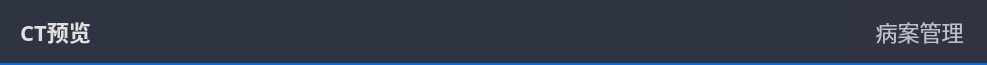
<?xml version="1.0" encoding="UTF-8"?>
<ui version="4.0">
 <class>SubToolBar</class>
 <widget class="QWidget" name="SubToolBar">
  <property name="geometry">
   <rect>
    <x>0</x>
    <y>0</y>
    <width>987</width>
    <height>65</height>
   </rect>
  </property>
  <property name="minimumSize">
   <size>
    <width>0</width>
    <height>65</height>
   </size>
  </property>
  <property name="maximumSize">
   <size>
    <width>16777215</width>
    <height>65</height>
   </size>
  </property>
  <property name="windowTitle">
   <string>Form</string>
  </property>
  <property name="styleSheet">
   <string notr="true">#label_tha
{
font-size: 22px;
font-family: Microsoft YaHei;
font-weight: bold;
color: #E0E0E1;
line-height: 45px;
}
#SubToolBar
{
background: #2F3443;
border:none;
border-bottom:2px solid #1269D3;
}
#pushButton_open,#pushButton_mark,#pushButton_measure,#pushButton_segment,#pushButton_extractMesh{
background:#313343;
border:none;
font-size: 22px;
font-family: &quot;思源黑体 CN Bold&quot;;
color: #BBC1CA;
}
#pushButton_open:checked,#pushButton_mark:checked,#pushButton_measure:checked,#pushButton_segment:checked,#pushButton_extractMesh:checked{
background-color: qlineargradient(spread:pad,x1:0, y1:0, x2:0, y2:1,
stop:0 #1167CF,stop:0.5 #197CF4,stop:1 #1167CF);
border:none;
font-size: 22px;
font-family: &quot;思源黑体 CN Bold&quot;;
color: #FFFFFF;
}
#pushButton_open:focus,#pushButton_mark:focus,#pushButton_measure:focus,#pushButton_segment:focus,#pushButton_extractMesh:focus{
outline:none;
}</string>
  </property>
  <layout class="QHBoxLayout" name="horizontalLayout">
   <property name="spacing">
    <number>0</number>
   </property>
   <property name="leftMargin">
    <number>20</number>
   </property>
   <property name="topMargin">
    <number>0</number>
   </property>
   <property name="rightMargin">
    <number>0</number>
   </property>
   <property name="bottomMargin">
    <number>2</number>
   </property>
   <item>
    <widget class="QLabel" name="label_tha">
     <property name="minimumSize">
      <size>
       <width>70</width>
       <height>50</height>
      </size>
     </property>
     <property name="maximumSize">
      <size>
       <width>400</width>
       <height>50</height>
      </size>
     </property>
     <property name="text">
      <string>CT预览</string>
     </property>
     <property name="alignment">
      <set>Qt::AlignCenter</set>
     </property>
    </widget>
   </item>
   <item>
    <spacer name="horizontalSpacer">
     <property name="orientation">
      <enum>Qt::Horizontal</enum>
     </property>
     <property name="sizeHint" stdset="0">
      <size>
       <width>62</width>
       <height>20</height>
      </size>
     </property>
    </spacer>
   </item>
   <item>
    <widget class="QPushButton" name="pushButton_open">
     <property name="minimumSize">
      <size>
       <width>135</width>
       <height>63</height>
      </size>
     </property>
     <property name="maximumSize">
      <size>
       <width>135</width>
       <height>63</height>
      </size>
     </property>
     <property name="text">
      <string>病案管理</string>
     </property>
     <property name="checkable">
      <bool>true</bool>
     </property>
     <attribute name="buttonGroup">
      <string notr="true">buttonGroup</string>
     </attribute>
    </widget>
   </item>
  </layout>
 </widget>
 <resources/>
 <connections/>
 <buttongroups>
  <buttongroup name="buttonGroup"/>
 </buttongroups>
</ui>
